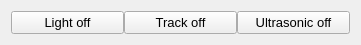
  <widget class="QWidget" name="horizontalLayoutWidget_5">
   <property name="geometry">
    <rect>
     <x>400</x>
     <y>40</y>
     <width>361</width>
     <height>31</height>
    </rect>
   </property>
   <property name="font">
    <font>
     <family>Arial</family>
     <pointsize>9</pointsize>
    </font>
   </property>
   <layout class="QHBoxLayout" name="horizontalLayout_5">
    <property name="spacing">
     <number>0</number>
    </property>
    <item>
     <widget class="QPushButton" name="Light">
      <property name="font">
       <font>
        <family>Arial</family>
        <pointsize>10</pointsize>
        <weight>50</weight>
        <italic>false</italic>
        <bold>false</bold>
       </font>
      </property>
      <property name="styleSheet">
       <string notr="true">font: 10pt &quot;Arial&quot;;</string>
      </property>
      <property name="text">
       <string>Light off</string>
      </property>
     </widget>
    </item>
    <item>
     <widget class="QPushButton" name="Track">
      <property name="font">
       <font>
        <family>Arial</family>
        <pointsize>10</pointsize>
        <weight>50</weight>
        <italic>false</italic>
        <bold>false</bold>
       </font>
      </property>
      <property name="styleSheet">
       <string notr="true">font: 10pt &quot;Arial&quot;;</string>
      </property>
      <property name="text">
       <string>Track off</string>
      </property>
     </widget>
    </item>
    <item>
     <widget class="QPushButton" name="Ultrasonic">
      <property name="font">
       <font>
        <family>Arial</family>
        <pointsize>10</pointsize>
        <weight>50</weight>
        <italic>false</italic>
        <bold>false</bold>
       </font>
      </property>
      <property name="styleSheet">
       <string notr="true">font: 10pt &quot;Arial&quot;;</string>
      </property>
      <property name="text">
       <string>Ultrasonic off</string>
      </property>
     </widget>
    </item>
   </layout>
  </widget>
